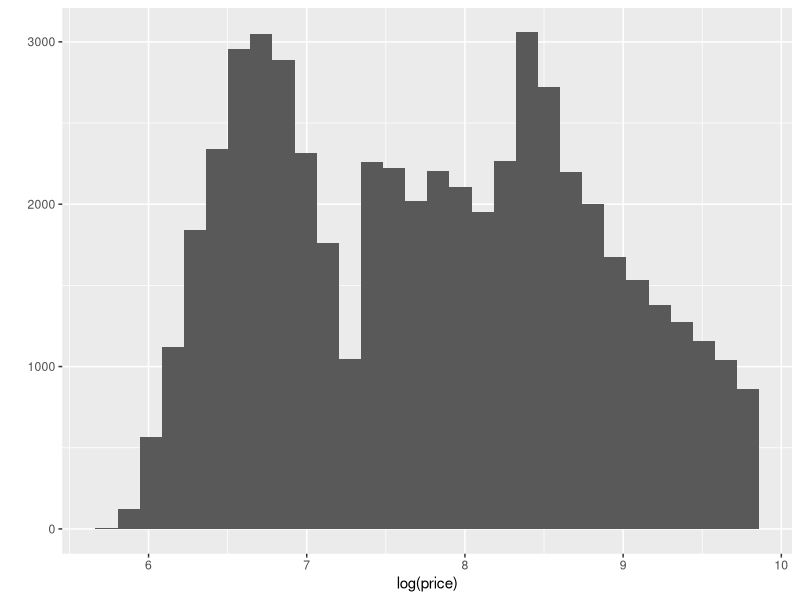

The R source for this figure:
## ---- chunk 1
library(tidyverse)
library(maxLik)
## ---- chunk 2
n_sim <- 10^4
set.seed(68)
all <- tibble(x = rexp(n_sim, rate = 3),
              y = rnorm(n_sim, mean = 7, sd = 5),
              z = rbinom(n_sim, size = 5, prob = 1/3))
## ---- chunk 3
all2 <- mutate(all, d = (x + y)/(y + z), 
               w = x * y, 
               event = x * y > z + y)
## ---- chunk 4
mean(all2$event)
## ---- chunk 5
mean(all2$d)
## ---- chunk 6
var(all2$w)
## ---- chunk 7
qplot(data = diamonds, x = log(price))
x <- log(diamonds$price)
## ---- chunk 8
logl <- function(theta, x) {
  
  mu <- theta[1]
  sigma2 <- theta[2]
  n <- length(x)
  
  res <- -n / 2 * log(sigma2) - 1 / 2 / sigma2 * sum((x - mu)^2)
  
  return(res)
}
## ---- chunk 9
theta_0 <- c(8, 1)
model <- maxLik(logl, start = theta_0,x = x)
summary(model)
